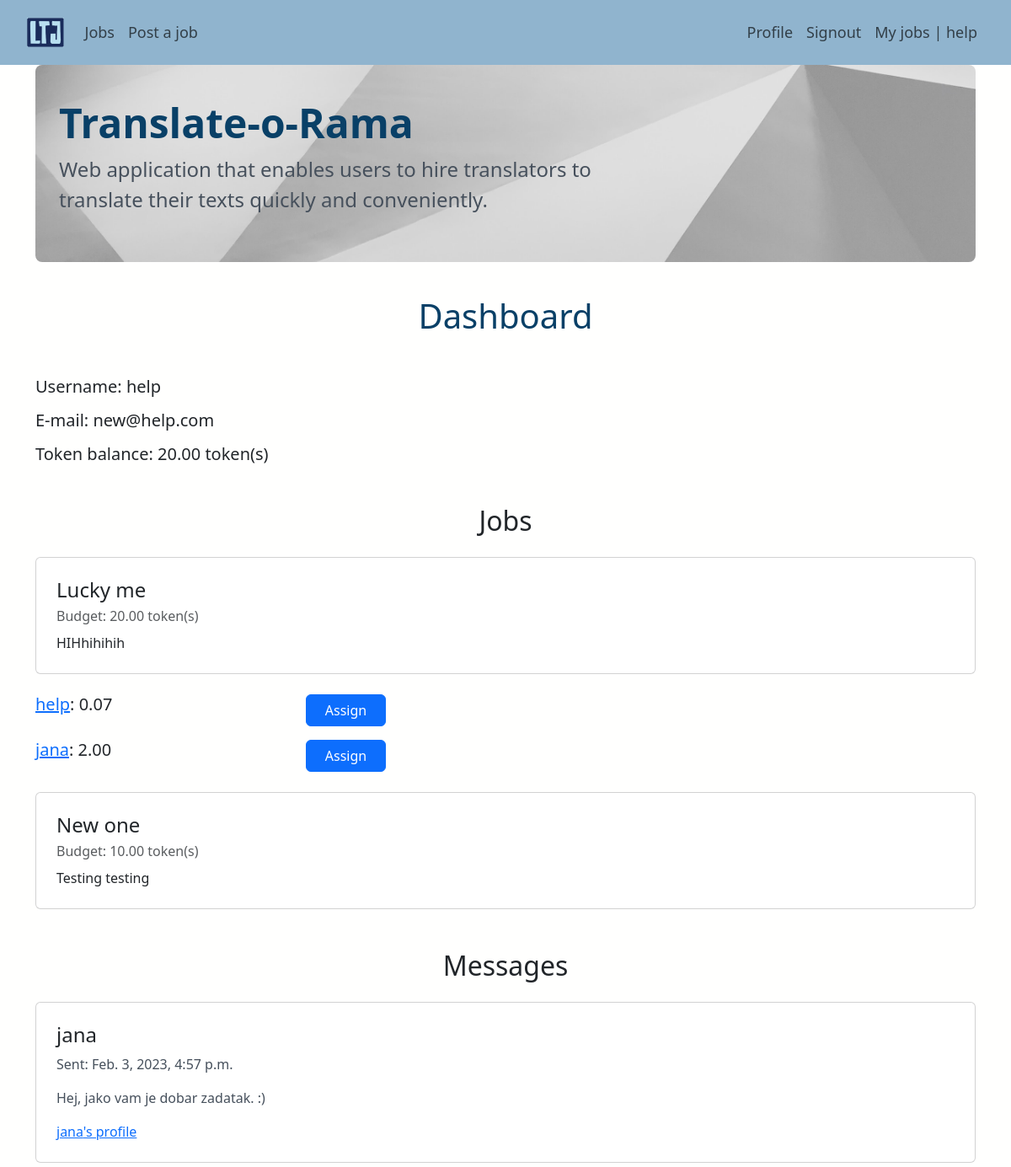
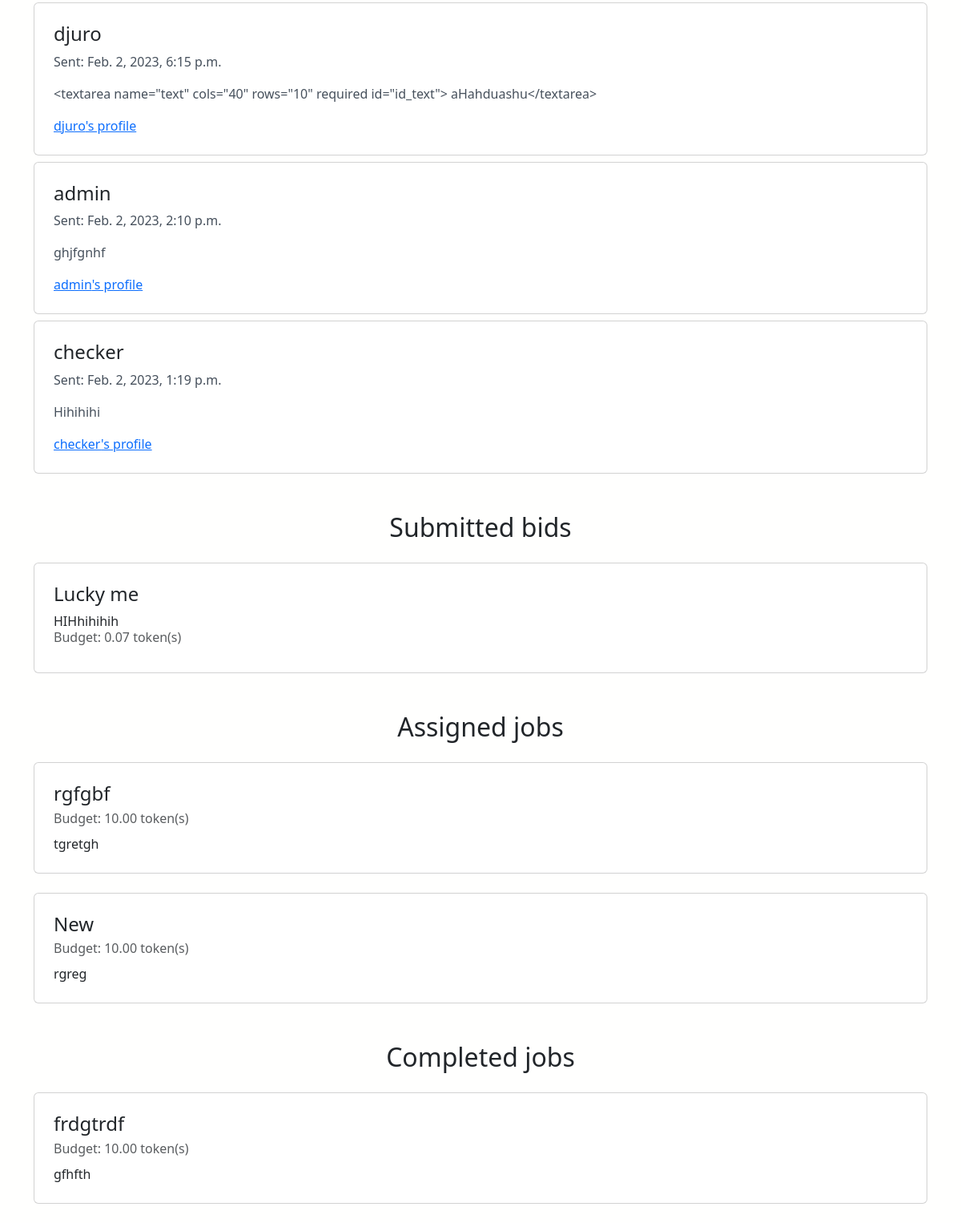
/dashboard (signed in), run on the app's committed database (2 pictures, top to bottom).
### app/models.py (models this page shows, shortened)
class UserProfile(models.Model):
    user = models.OneToOneField(User, on_delete=models.CASCADE)
    token_balance = models.DecimalField(default=0.0, max_digits=5, decimal_places=2)
    is_translator = models.BooleanField(default=False)

class Job(models.Model):
    user = models.ForeignKey(User, on_delete=models.CASCADE, related_name="user")
    title = models.TextField(blank=False, unique=True)
    description = models.TextField(blank=False)
    source_language = models.TextField(blank=False)
    target_language = models.TextField(blank=False)
    job_field = models.CharField(
        max_length=4,
        choices=JobField.JOB_CHOICES,
        default=JobField.LITERATURE,
    )
    budget = models.DecimalField(max_digits=10, decimal_places=2, default=0.0)
    text = models.TextField(blank=False)
    is_assigned = models.BooleanField(default=False)
    is_completed = models.BooleanField(default=False)
    translator = models.ForeignKey(
        User,
        on_delete=models.SET_NULL,
        blank=True,
        null=True,
        related_name="set_as_translator_of_job",
    )
    translation = models.TextField(blank=True)

class JobBid(models.Model):
    bid_user = models.ForeignKey(User, on_delete=models.CASCADE, related_name="bider")
    job = models.ForeignKey(Job, on_delete=models.CASCADE)
    bid = models.DecimalField(max_digits=10, decimal_places=2, default=0.0)

class Message(models.Model):
    from_user = models.ForeignKey(
        User, on_delete=models.CASCADE, related_name="from_user_message_set"
    )
    to_user = models.ForeignKey(
        User, on_delete=models.CASCADE, related_name="to_user_message_set"
    )
    job = models.ForeignKey(Job, on_delete=models.CASCADE)
    text = models.TextField()
    send_date = models.DateTimeField(default=datetime.datetime.now)

### app/views.py (the view)
# urls.py: path("dashboard", views.dashboard, name="dashboard"),
def dashboard(request):
    user = request.user
    jobs = Job.objects.filter(user=user)
    messages = Message.objects.filter(to_user=user).order_by("send_date").reverse()
    bids = []
    temp = JobBid.objects.all()
    for job in jobs:
        for bid in temp:
            if bid.job == job:
                bids.append(bid)
    translators_bid = JobBid.objects.filter(Q(bid_user=user))
    assigned_jobs = Job.objects.filter(
        Q(translator=user), Q(is_assigned=True)
    )  # jobs that are not from user
    completed_jobs = Job.objects.filter(Q(translator=user), Q(is_completed=True))
    context = {
        "user": user,
        "jobs": jobs,
        "messages": messages,
        "bids": bids,
        "translator_bids": translators_bid,
        "assigned_jobs": assigned_jobs,
        "completed_jobs": completed_jobs,
    }
    return render(request, "app/dashboard.html", context)

### app/templates/app/dashboard.html
{% extends 'app/base.html' %}
{% block content %}
  <div class="row">
    <div class="col-md-12">
      <h1 class="text-center mt-3 mb-5">Dashboard</h1>
    </div>
  </div>
  <h5 class="mb-3">Username: {{ user.username }}</h5>
  <h5 class="mb-3">E-mail: {{ user.email }}</h5>
  <h5 class="mb-3">Token balance: {{ user.userprofile.token_balance }} token(s)</h5>
  <h2 class="text-center mt-5">Jobs</h2>
  <div class="mb-5">
    {% for job in jobs %}
      {% include 'includes/job_card.html' with job=job %}
      {% for bid in bids %}
        {% if bid.job == job %}
          <div class="row my-3">
            <h5 class="col-3 d-block"><a href="#">{{ bid.bid_user }}</a>: {{ bid.bid }}</h5><button type="button" class="btn btn-primary col-1 ms-5">Assign</button>
          </div>
        {% endif %}
      {% endfor %}
    {% empty %}
      <div class="row">
        No jobs posted.
      </div>
    {% endfor %}
  </div>
  <h2 class="text-center mt-5 mb-4">Messages</h2>
  <div class="mb-4">
    {% for message in messages %}
      <div class="card my-2">
        <div class="card-body m-2">
          <h4>{{ message.from_user.username }}</h4>
          <p>Sent: {{ message.send_date }}</p>
          <p>{{ message.text }}</p>
          <a href="#" class="card-link">{{ message.from_user }}'s profile</a>
        </div>
      </div>
    {% empty %}
      <div class="row">
        No messages.
      </div>
    {% endfor %}
  </div>
  {% if user.userprofile.is_translator %}
    <h2 class="text-center mt-5 mb-4">Submitted bids</h2>
    {% for bid in translator_bids %}
      {% include 'includes/bid_form.html' with job_bid=bid %}
    {% endfor %}
    <h2 class="text-center mt-5 mb-4">Assigned jobs</h2>
    {% for a_job in assigned_jobs %}
      {% include 'includes/job_card.html' with job=a_job %}
    {% endfor %}
    <h2 class="text-center mt-5 mb-4">Completed jobs</h2>
    {% for c_job in completed_jobs %}
      {% include 'includes/job_card.html' with job=c_job %}
    {% endfor %}
  {% endif %}
{% endblock content %}

### app/templates/app/base.html (shortened to what this page needs)
<!DOCTYPE html>
{% load static %}
<html>
  <head>
    <link href="https://cdn.jsdelivr.net/npm/bootstrap@5.3.0-alpha1/dist/css/bootstrap.min.css" rel="stylesheet">
    <link rel="stylesheet" href="{% static 'app/css/base.css' %}">
  </head>
  <body>
    <nav class="navbar navbar-expand-lg">
        <div class="container-fluid  p-2 ms-4 me-4">
            <a class="navbar-brand" href="{% url 'home_path' %}"><img class="logo" src="../../static/app/images/p-logo.webp"></a>
            <div class="collapse navbar-collapse" id="navbarText">
              {% if user.is_authenticated %}
                <ul class="navbar-nav me-auto mb-2 mb-lg-0">
                    <li class="nav-item">
                    <a class="nav-link" aria-current="page" href="{% url 'app:jobs' %}">Jobs</a>
                    </li>
                    <li class="nav-item">
                    <a class="nav-link" href="{% url 'app:post_job' %}">Post a job</a>
                    </li>
                </ul>
                <ul class="navbar-nav ms-auto mb-2 mb-lg-0">
                    <li class="nav-item">
                      <a class="nav-link" href="{% url 'app:profile' user.id %}">Profile</a>
                    </li>
                    <li class="nav-item">
                      <a class="nav-link" href="{% url 'logout' %}"> Signout</a>
                    </li>
                    <li class="nav-item">
                      <a class="nav-link" href="{% url 'app:dashboard' %}"> My jobs | {{user.username}}</a>
                    </li>
              {% endif %}
            </ul>
          </div>
        </div>
    </nav>
    <div class="content container">
      <div class="row">
        <div class="col-md-12">
            <div class="p-3 mb-4 rounded-3  jumbotron-container">
                <div class="container-fluid py-4">
                    <h1 class="display-5 fw-bold">Translate-o-Rama</h1>
                    <p class="col-md-8 fs-4">Web application that enables users to hire translators to translate their texts quickly and conveniently.</p>
                </div>
            </div>
        </div>
      </div>
      <div class="row">
        <div class="col-md-12">
          {% block content %}
          {% endblock %}
        </div>
      </div>
    </div>
  </body>
</html>

### app/templates/includes/job_card.html
<div class="card my-4">
  <div class="card-body m-2">
    <h4 class="card-title">{{ job.title }}</h4>
    <div class="card-subtitle mb-2 text-muted">Budget: {{ job.budget }} token(s)</div>
    <div class="card-text">{{ job.description }}</div>
  </div>
</div>

### app/templates/includes/bid_form.html
<div class="card my-4">
    <div class="card-body m-2">
      <h4 class="card-title">{{ job_bid.job.title }}</h4>
      <div class="card-text">{{ job_bid.job.description }}</div>
      <div class="card-subtitle mb-2 text-muted">Budget: {{ job_bid.bid }} token(s)</div>
    </div>
  </div>

### app/static/app/css/base.css (style rules this page uses)
body { background-color: #fffffe; }
h1 { color: #094067; }
p { color: #46505C; }
nav { background-color: #90b4ce; color: #2A3139; }
.nav-link { font-size: 18px !important; }
.jumbotron-container { background-image: url("../images/background2.jpg"); background-size: cover; }
.logo { max-height: 35px; }

### data on the page
Job: title "Lucky me", budget "20.00", description "HIHhihihih"
JobBid: bid_user "help", bid "0.07", job "Lucky me", job.description "HIHhihihih"
JobBid: bid_user "jana", bid "2.00"
Job: title "New one", budget "10.00", description "Testing testing"
Message: from_user.username "jana", send_date "Feb. 3, 2023, 4:57 p.m.", text "Hej, jako vam je dobar zadatak. :)", from_user "jana"
Message: from_user.username "djuro", send_date "Feb. 2, 2023, 6:15 p.m.", text "<textarea name=\"text\" cols=\"40\" rows=\"10\" required id=\"id_text\"> aHahduashu</textarea>", from_user "djuro"
Message: from_user.username "admin", send_date "Feb. 2, 2023, 2:10 p.m.", text "ghjfgnhf", from_user "admin"
Message: from_user.username "checker", send_date "Feb. 2, 2023, 1:19 p.m.", text "Hihihihi", from_user "checker"
Job: title "rgfgbf", budget "10.00", description "tgretgh"
Job: title "New", budget "10.00", description "rgreg"
Job: title "frdgtrdf", budget "10.00", description "gfhfth"

### other printed values
{{ user.username }} "help"
{{ user.email }} "new@help.com"
{{ user.userprofile.token_balance }} "20.00"
